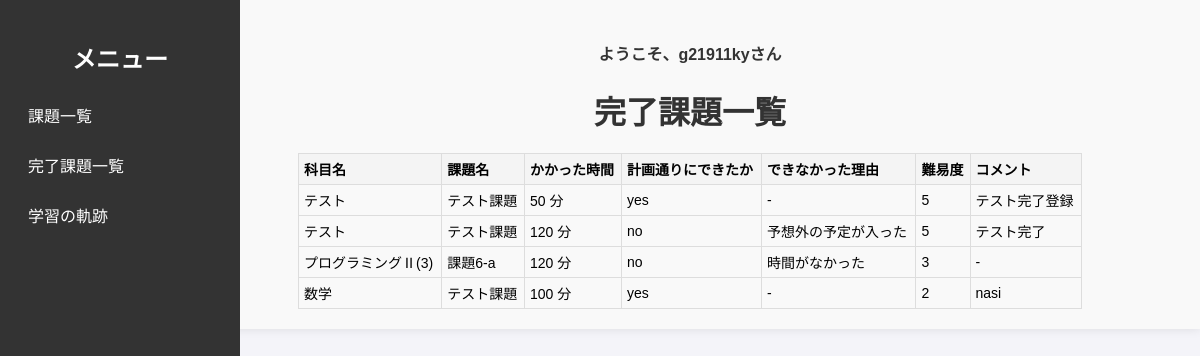
The app's page /accounts/diary/ (signed in) with its own data.
### accounts/models.py (models this page shows)
class CompletedTask(models.Model):
    user = models.ForeignKey(User, on_delete=models.CASCADE)
    task = models.ForeignKey(Task, on_delete=models.CASCADE)
    subject_name = models.CharField(max_length=255)
    assignment_name = models.CharField(max_length=255)
    time_spent = models.IntegerField()  # 分単位
    completed_on_time = models.CharField(max_length=10, choices=[('yes', 'はい'), ('no', 'いいえ')])
    difficulty = models.IntegerField()
    comment = models.TextField(blank=True, null=True)
    reason = models.CharField(
        max_length=50,
        choices=[
            ('時間がなかった', '時間がなかった'),
            ('思ったより時間がかかった', '思ったより時間がかかった'),
            ('集中できなかった', '集中できなかった'),
            ('やる気が出なかった', 'やる気が出なかった'),
            ('予想外の予定が入った', '予想外の予定が入った'),
            ('体調不良', '体調不良'),
            ('その他', 'その他'),
        ],
        blank=True,
        null=True,
    )

### accounts/views.py (the view)
# urls.py: path('diary/', diary_view, name='diary'),
def diary_view(request):
    tasks = CompletedTask.objects.filter(task__user=request.user)
    return render(request, 'accounts/diary.html', {'tasks': tasks})

### templates/accounts/diary.html (shortened to what this page needs)
{% load static %}
<link rel="stylesheet" type="text/css" href="{% static 'css/style.css' %}">
<!DOCTYPE html>
<html lang="ja">
<head>
</head>
<body>
    <div class="sidebar">
        <h2>メニュー</h2>
        <ul>
            <li><a href="{% url 'task_list' %}">課題一覧</a></li>
            <li><a href="{% url 'diary' %}">完了課題一覧</a></li>
            <li><a href="{% url 'graph_display' %}">学習の軌跡</a></li>
        </ul>
    </div>
    <div class="main-content">
        {% if user.is_authenticated %}
            <h4>ようこそ、{{ user.username }}さん</h4>
        {% else %}
            <h4>ログインしてください</h4>
        {% endif %}
        <h1>完了課題一覧</h1>
        <table>
            <thead>
                <tr>
                    <th>科目名</th>
                    <th>課題名</th>
                    <th>かかった時間</th>
                    <th>計画通りにできたか</th>
                    <th>できなかった理由</th>
                    <th>難易度</th>
                    <th>コメント</th>
                </tr>
            </thead>
            <tbody>
                {% for task in tasks %}
                    <tr>
                        <td>{{ task.subject_name }}</td>
                        <td>{{ task.assignment_name }}</td>
                        <td>{{ task.time_spent }} 分</td>
                        <td>{{ task.completed_on_time }}</td>
                        <td>
                            {% if task.completed_on_time == 'yes' %}
                                -
                            {% else %}
                                {{ task.reason|default:"-" }}
                            {% endif %}
                        </td>
                        <td>{{ task.difficulty }}</td>
                        <td>{{ task.comment|default:"-" }}</td>
                    </tr>
                {% empty %}
                    <tr>
                        <td colspan="7">完了した課題はまだありません。</td>
                    </tr>
                {% endfor %}
            </tbody>
        </table>
    </div>
</body>
</html>

### static/css/style.css (style rules this page uses)
body { font-family: Arial, sans-serif; background-color: #f4f4f9; margin: 0; padding: 0; display: flex; justify-content: center; align-items: flex-start; min-height: 100vh; }
.main-content { margin-left: 180px; padding: 30px; width: calc(100% - 180px); background-color: #f9f9f9; box-shadow: 0px 0px 10px rgba(0, 0, 0, 0.1); }
h1, h2, h4 { text-align: center; color: #333; margin-bottom: 20px; }
.sidebar { width: 200px; background-color: #333; color: white; padding: 20px; height: 100vh; position: fixed; left: 0; top: 0; }
.sidebar h2 { color: white; margin-bottom: 20px; }
.sidebar ul { list-style: none; padding: 0; }
.sidebar ul li { margin-bottom: 10px; }
.sidebar ul li a { color: white; text-decoration: none; display: block; padding: 8px; border-radius: 4px; }

### templates/accounts/diary.html (style rules this page uses)
body { display: flex; margin: 0; padding: 0; }
.main-content { flex-grow: 1; padding: 20px; }
table { width: 80%; border-collapse: collapse; margin: 0 auto; }
table th, table td { padding: 5px; text-align: left; border: 1px solid #ddd; font-size: 14px; }
table th { background-color: #f4f4f4; font-weight: bold; }

### records on screen
CompletedTask: subject_name "テスト", assignment_name "テスト課題", time_spent "50", completed_on_time "yes", difficulty "5", comment "テスト完了登録"
CompletedTask: subject_name "テスト", assignment_name "テスト課題", time_spent "120", completed_on_time "no", reason "予想外の予定が入った", difficulty "5", comment "テスト完了"
CompletedTask: subject_name "プログラミングⅡ(3)", assignment_name "課題6-a", time_spent "120", completed_on_time "no", reason "時間がなかった", difficulty "3", comment "-"
CompletedTask: subject_name "数学", assignment_name "テスト課題", time_spent "100", completed_on_time "yes", difficulty "2", comment "nasi"

### other values on screen
{{ user.username }} "g21911ky"
